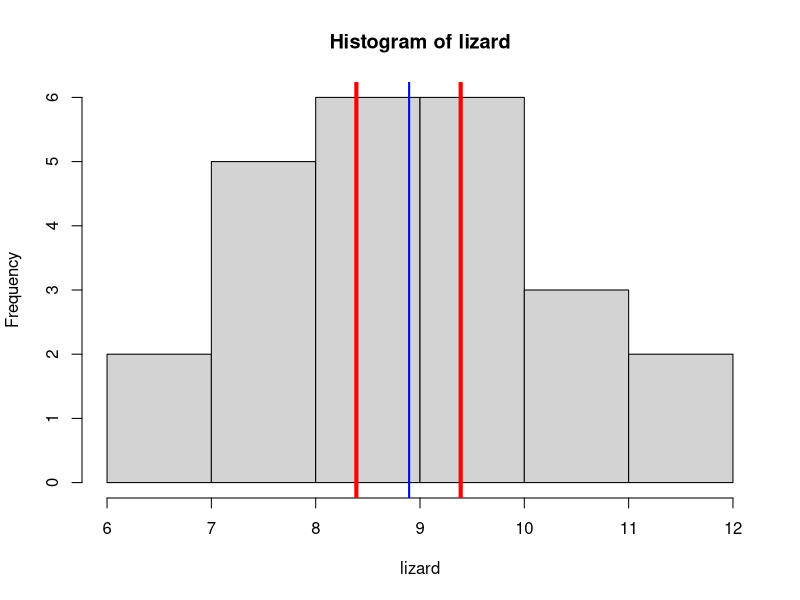
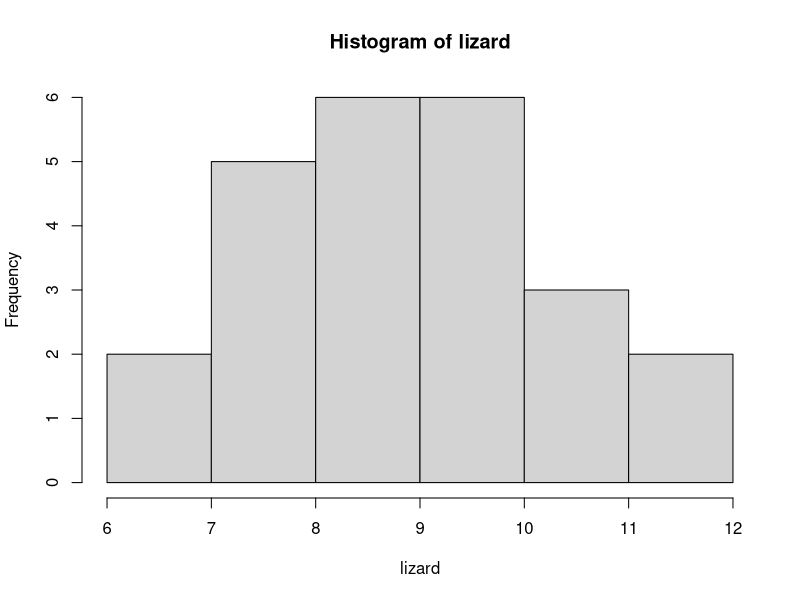

R code for these plots, in order:
lizard = c(6.2,6.6,7.1,7.4,7.6,7.9,8,8.3,8.4,8.5,8.6,8.8,8.8,9.1,9.2,9.4,9.4,9.7,9.9,10.2,10.4,10.8,11.3,11.9)

print(t.test(lizard))


#         One Sample t-test

# data:  lizard
# t = 30.477, df = 23, p-value < 2.2e-16
# alternative hypothesis: true mean is not equal to 0
# 95 percent confidence interval:
#  8.292017 9.499649
# sample estimates:
# mean of x 
#  8.895833 

print(t.test(lizard, conf.level=0.9))

#         One Sample t-test

# data:  lizard
# t = 30.477, df = 23, p-value < 2.2e-16
# alternative hypothesis: true mean is not equal to 0
# 90 percent confidence interval:
#  8.395575 9.396092
# sample estimates:
# mean of x 
#  8.895833 

media <- mean(lizard)
print(media)
hist(lizard)

abline(v=media, col='blue', lwd=2)
abline(v=9.39, col='red', lwd=4)
abline(v=8.39, col='red', lwd=4)

png(file="hist.png", width=700, height=700)
hist(lizard)
dev.off()